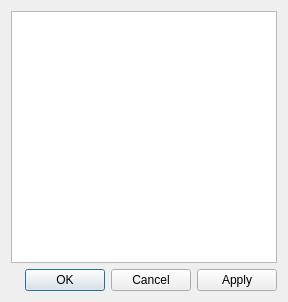
<?xml version="1.0" encoding="UTF-8"?>
<ui version="4.0">
 <class>GridCreatingConditionTrianglePolyLineCoordinatesEditDialog</class>
 <widget class="QDialog" name="GridCreatingConditionTrianglePolyLineCoordinatesEditDialog">
  <property name="geometry">
   <rect>
    <x>0</x>
    <y>0</y>
    <width>288</width>
    <height>302</height>
   </rect>
  </property>
  <property name="windowTitle">
   <string>Break Line Coordinates</string>
  </property>
  <layout class="QVBoxLayout" name="verticalLayout">
   <item>
    <widget class="QTableView" name="tableView"/>
   </item>
   <item>
    <widget class="QDialogButtonBox" name="buttonBox">
     <property name="orientation">
      <enum>Qt::Horizontal</enum>
     </property>
     <property name="standardButtons">
      <set>QDialogButtonBox::Apply|QDialogButtonBox::Cancel|QDialogButtonBox::Ok</set>
     </property>
    </widget>
   </item>
  </layout>
 </widget>
 <resources/>
 <connections>
  <connection>
   <sender>buttonBox</sender>
   <signal>accepted()</signal>
   <receiver>GridCreatingConditionTrianglePolyLineCoordinatesEditDialog</receiver>
   <slot>accept()</slot>
   <hints>
    <hint type="sourcelabel">
     <x>248</x>
     <y>254</y>
    </hint>
    <hint type="destinationlabel">
     <x>157</x>
     <y>274</y>
    </hint>
   </hints>
  </connection>
  <connection>
   <sender>buttonBox</sender>
   <signal>rejected()</signal>
   <receiver>GridCreatingConditionTrianglePolyLineCoordinatesEditDialog</receiver>
   <slot>reject()</slot>
   <hints>
    <hint type="sourcelabel">
     <x>316</x>
     <y>260</y>
    </hint>
    <hint type="destinationlabel">
     <x>286</x>
     <y>274</y>
    </hint>
   </hints>
  </connection>
 </connections>
</ui>
